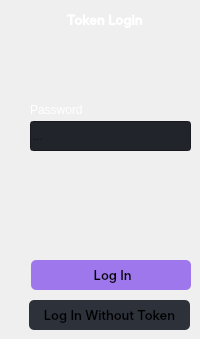
       <widget class="QWidget" name="login">
        <widget class="QPushButton" name="loginTokenButton">
         <property name="geometry">
          <rect>
           <x>31</x>
           <y>260</y>
           <width>160</width>
           <height>30</height>
          </rect>
         </property>
         <property name="minimumSize">
          <size>
           <width>150</width>
           <height>30</height>
          </size>
         </property>
         <property name="font">
          <font>
           <family>Inter Medium</family>
           <pointsize>10</pointsize>
           <italic>false</italic>
           <bold>false</bold>
          </font>
         </property>
         <property name="cursor">
          <cursorShape>PointingHandCursor</cursorShape>
         </property>
         <property name="styleSheet">
          <string notr="true">QPushButton {
background-color: #9e77ed;
font: 10pt &quot;Inter Medium&quot;;
border-radius: 5px;
}
QPushButton:hover {
	background-color: rgb(168, 128, 255);
	border-radius: 4px;
}
QPushButton:pressed {	
	background-color: rgb(255, 243, 239);
	font: 10pt &quot;Inter Medium&quot;;
	icon: url(:/icons/images/icons/log-in_purple.png);
	color: #9e77ed;
	border-radius: 5px;
}</string>
         </property>
         <property name="text">
          <string> Log In</string>
         </property>
         <property name="icon">
          <iconset resource="resources.qrc">
           <normaloff>:/icons/images/icons/login.png</normaloff>:/icons/images/icons/login.png</iconset>
         </property>
        </widget>
        <widget class="QLineEdit" name="password">
         <property name="geometry">
          <rect>
           <x>30</x>
           <y>121</y>
           <width>161</width>
           <height>30</height>
          </rect>
         </property>
         <property name="minimumSize">
          <size>
           <width>0</width>
           <height>30</height>
          </size>
         </property>
         <property name="styleSheet">
          <string notr="true">background-color: rgb(33, 37, 43);
font: 600 10pt &quot;Inter Medium&quot;;</string>
         </property>
         <property name="inputMask">
          <string/>
         </property>
         <property name="text">
          <string/>
         </property>
         <property name="echoMode">
          <enum>QLineEdit::Password</enum>
         </property>
         <property name="placeholderText">
          <string>...</string>
         </property>
        </widget>
        <widget class="QLabel" name="passwordLabel">
         <property name="geometry">
          <rect>
           <x>30</x>
           <y>100</y>
           <width>151</width>
           <height>20</height>
          </rect>
         </property>
         <property name="styleSheet">
          <string notr="true">color: #fff;
background-color: transparent;
font: 600 10pt &quot;Inter Medium&quot;;
text-align: left;
color: #fff;
border-radius: 5px;</string>
         </property>
         <property name="lineWidth">
          <number>1</number>
         </property>
         <property name="text">
          <string>Password</string>
         </property>
         <property name="alignment">
          <set>Qt::AlignLeading|Qt::AlignLeft|Qt::AlignVCenter</set>
         </property>
        </widget>
        <widget class="QPushButton" name="loginNormalButton">
         <property name="geometry">
          <rect>
           <x>29</x>
           <y>300</y>
           <width>161</width>
           <height>30</height>
          </rect>
         </property>
         <property name="minimumSize">
          <size>
           <width>150</width>
           <height>30</height>
          </size>
         </property>
         <property name="font">
          <font>
           <family>Inter Medium</family>
           <pointsize>10</pointsize>
           <italic>false</italic>
           <bold>false</bold>
          </font>
         </property>
         <property name="cursor">
          <cursorShape>PointingHandCursor</cursorShape>
         </property>
         <property name="toolTip">
          <string>&lt;html&gt;&lt;head/&gt;&lt;body&gt;&lt;p&gt;This will take you to our website.&lt;/p&gt;&lt;/body&gt;&lt;/html&gt;</string>
         </property>
         <property name="styleSheet">
          <string notr="true">QPushButton {
background-color: rgb(44, 49, 58);
font: 10pt &quot;Inter Medium&quot;;
border-radius: 5px;
}
QPushButton:hover {
	background-color: #47505e;
	border-radius: 4px;
}
QPushButton:pressed {	
	background-color: rgb(255, 243, 239);
	font: 10pt &quot;Inter Medium&quot;;
	icon: url(:/icons/images/icons/italic_purple.png);
	color: #9e77ed;
	border-radius: 5px;
}</string>
         </property>
         <property name="text">
          <string>Log In Without Token</string>
         </property>
         <property name="icon">
          <iconset resource="resources.qrc">
           <normaloff>:/icons/images/icons/italic.png</normaloff>:/icons/images/icons/italic.png</iconset>
         </property>
        </widget>
        <widget class="QLabel" name="icon_2">
         <property name="geometry">
          <rect>
           <x>40</x>
           <y>11</y>
           <width>20</width>
           <height>20</height>
          </rect>
         </property>
         <property name="styleSheet">
          <string notr="true"/>
         </property>
         <property name="text">
          <string/>
         </property>
         <property name="pixmap">
          <pixmap resource="resources.qrc">:/icons/images/icons/key.png</pixmap>
         </property>
         <property name="scaledContents">
          <bool>false</bool>
         </property>
        </widget>
        <widget class="QPushButton" name="btn_dashboard_2">
         <property name="geometry">
          <rect>
           <x>60</x>
           <y>10</y>
           <width>120</width>
           <height>21</height>
          </rect>
         </property>
         <property name="minimumSize">
          <size>
           <width>120</width>
           <height>15</height>
          </size>
         </property>
         <property name="font">
          <font>
           <family>Inter Medium</family>
           <pointsize>10</pointsize>
           <italic>false</italic>
           <bold>true</bold>
          </font>
         </property>
         <property name="cursor">
          <cursorShape>PointingHandCursor</cursorShape>
         </property>
         <property name="styleSheet">
          <string notr="true">#btn_dashboard_2 {
background-color: transparent;
font: 600 10pt &quot;Inter Medium&quot;;
text-align: left;
color: #fff;
border-radius: 5px;
}
#btn_dashboard_2:hover {
background-color: transparent;
font: 600 10pt &quot;Inter Medium&quot;;
text-align: left;
color: #fff;
border-radius: 5px;
}
#btn_dashboard_2:pressed {
background-color: transparent;
font: 600 10pt &quot;Inter Medium&quot;;
text-align: left;
color: #9e77ed;
border-radius: 5px;
}</string>
         </property>
         <property name="text">
          <string>  Token Login</string>
         </property>
        </widget>
       </widget>
